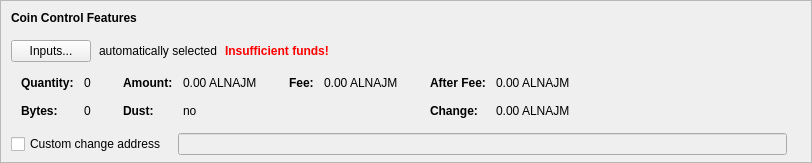
    <widget class="QFrame" name="frameCoinControl">
     <property name="sizePolicy">
      <sizepolicy hsizetype="Expanding" vsizetype="Expanding">
       <horstretch>0</horstretch>
       <verstretch>0</verstretch>
      </sizepolicy>
     </property>
     <property name="maximumSize">
      <size>
       <width>16777215</width>
       <height>16777215</height>
      </size>
     </property>
     <property name="frameShape">
      <enum>QFrame::StyledPanel</enum>
     </property>
     <property name="frameShadow">
      <enum>QFrame::Sunken</enum>
     </property>
     <layout class="QVBoxLayout" name="verticalLayoutCoinControl2">
      <property name="spacing">
       <number>0</number>
      </property>
      <property name="leftMargin">
       <number>0</number>
      </property>
      <property name="topMargin">
       <number>0</number>
      </property>
      <property name="rightMargin">
       <number>0</number>
      </property>
      <property name="bottomMargin">
       <number>6</number>
      </property>
      <item>
       <layout class="QVBoxLayout" name="verticalLayoutCoinControl" stretch="0,0,0,0,1">
        <property name="spacing">
         <number>0</number>
        </property>
        <property name="leftMargin">
         <number>10</number>
        </property>
        <property name="topMargin">
         <number>10</number>
        </property>
        <item>
         <layout class="QHBoxLayout" name="horizontalLayoutCoinControl1">
          <property name="bottomMargin">
           <number>15</number>
          </property>
          <item>
           <widget class="QLabel" name="labelCoinControlFeatures">
            <property name="sizePolicy">
             <sizepolicy hsizetype="Preferred" vsizetype="Maximum">
              <horstretch>0</horstretch>
              <verstretch>0</verstretch>
             </sizepolicy>
            </property>
            <property name="font">
             <font>
              <weight>75</weight>
              <bold>true</bold>
             </font>
            </property>
            <property name="styleSheet">
             <string notr="true">font-weight:bold;</string>
            </property>
            <property name="text">
             <string>Coin Control Features</string>
            </property>
           </widget>
          </item>
         </layout>
        </item>
        <item>
         <layout class="QHBoxLayout" name="horizontalLayoutCoinControl2" stretch="0,0,0,0">
          <property name="spacing">
           <number>8</number>
          </property>
          <property name="bottomMargin">
           <number>10</number>
          </property>
          <item>
           <widget class="QPushButton" name="pushButtonCoinControl">
            <property name="styleSheet">
             <string notr="true"/>
            </property>
            <property name="text">
             <string>Inputs...</string>
            </property>
            <property name="autoDefault">
             <bool>false</bool>
            </property>
           </widget>
          </item>
          <item>
           <widget class="QLabel" name="labelCoinControlAutomaticallySelected">
            <property name="text">
             <string>automatically selected</string>
            </property>
            <property name="margin">
             <number>5</number>
            </property>
           </widget>
          </item>
          <item>
           <widget class="QLabel" name="labelCoinControlInsuffFunds">
            <property name="font">
             <font>
              <weight>75</weight>
              <bold>true</bold>
             </font>
            </property>
            <property name="styleSheet">
             <string notr="true">color:red;font-weight:bold;</string>
            </property>
            <property name="text">
             <string>Insufficient funds!</string>
            </property>
            <property name="margin">
             <number>5</number>
            </property>
           </widget>
          </item>
          <item>
           <spacer name="horizontalSpacerCoinControl">
            <property name="orientation">
             <enum>Qt::Horizontal</enum>
            </property>
            <property name="sizeHint" stdset="0">
             <size>
              <width>40</width>
              <height>1</height>
             </size>
            </property>
           </spacer>
          </item>
         </layout>
        </item>
        <item>
         <widget class="QWidget" name="widgetCoinControl" native="true">
          <property name="sizePolicy">
           <sizepolicy hsizetype="Preferred" vsizetype="Preferred">
            <horstretch>0</horstretch>
            <verstretch>0</verstretch>
           </sizepolicy>
          </property>
          <property name="minimumSize">
           <size>
            <width>0</width>
            <height>0</height>
           </size>
          </property>
          <property name="styleSheet">
           <string notr="true"/>
          </property>
          <layout class="QHBoxLayout" name="horizontalLayoutCoinControl5">
           <property name="leftMargin">
            <number>0</number>
           </property>
           <property name="topMargin">
            <number>0</number>
           </property>
           <property name="rightMargin">
            <number>0</number>
           </property>
           <property name="bottomMargin">
            <number>0</number>
           </property>
           <item>
            <layout class="QHBoxLayout" name="horizontalLayoutCoinControl3" stretch="0,0,0,1">
             <property name="spacing">
              <number>20</number>
             </property>
             <property name="topMargin">
              <number>0</number>
             </property>
             <property name="bottomMargin">
              <number>10</number>
             </property>
             <item>
              <layout class="QFormLayout" name="formLayoutCoinControl1">
               <property name="horizontalSpacing">
                <number>10</number>
               </property>
               <property name="verticalSpacing">
                <number>14</number>
               </property>
               <property name="leftMargin">
                <number>10</number>
               </property>
               <property name="topMargin">
                <number>4</number>
               </property>
               <property name="rightMargin">
                <number>6</number>
               </property>
               <item row="0" column="0">
                <widget class="QLabel" name="labelCoinControlQuantityText">
                 <property name="font">
                  <font>
                   <weight>75</weight>
                   <bold>true</bold>
                  </font>
                 </property>
                 <property name="text">
                  <string>Quantity:</string>
                 </property>
                 <property name="margin">
                  <number>0</number>
                 </property>
                </widget>
               </item>
               <item row="0" column="1">
                <widget class="QLabel" name="labelCoinControlQuantity">
                 <property name="cursor">
                  <cursorShape>IBeamCursor</cursorShape>
                 </property>
                 <property name="contextMenuPolicy">
                  <enum>Qt::ActionsContextMenu</enum>
                 </property>
                 <property name="text">
                  <string notr="true">0</string>
                 </property>
                 <property name="margin">
                  <number>0</number>
                 </property>
                 <property name="textInteractionFlags">
                  <set>Qt::LinksAccessibleByMouse|Qt::TextSelectableByKeyboard|Qt::TextSelectableByMouse</set>
                 </property>
                </widget>
               </item>
               <item row="1" column="0">
                <widget class="QLabel" name="labelCoinControlBytesText">
                 <property name="font">
                  <font>
                   <weight>75</weight>
                   <bold>true</bold>
                  </font>
                 </property>
                 <property name="text">
                  <string>Bytes:</string>
                 </property>
                </widget>
               </item>
               <item row="1" column="1">
                <widget class="QLabel" name="labelCoinControlBytes">
                 <property name="cursor">
                  <cursorShape>IBeamCursor</cursorShape>
                 </property>
                 <property name="contextMenuPolicy">
                  <enum>Qt::ActionsContextMenu</enum>
                 </property>
                 <property name="text">
                  <string notr="true">0</string>
                 </property>
                 <property name="textInteractionFlags">
                  <set>Qt::LinksAccessibleByMouse|Qt::TextSelectableByKeyboard|Qt::TextSelectableByMouse</set>
                 </property>
                </widget>
               </item>
              </layout>
             </item>
             <item>
              <layout class="QFormLayout" name="formLayoutCoinControl2">
               <property name="horizontalSpacing">
                <number>10</number>
               </property>
               <property name="verticalSpacing">
                <number>14</number>
               </property>
               <property name="leftMargin">
                <number>6</number>
               </property>
               <property name="topMargin">
                <number>4</number>
               </property>
               <property name="rightMargin">
                <number>6</number>
               </property>
               <item row="0" column="0">
                <widget class="QLabel" name="labelCoinControlAmountText">
                 <property name="font">
                  <font>
                   <weight>75</weight>
                   <bold>true</bold>
                  </font>
                 </property>
                 <property name="text">
                  <string>Amount:</string>
                 </property>
                 <property name="margin">
                  <number>0</number>
                 </property>
                </widget>
               </item>
               <item row="0" column="1">
                <widget class="QLabel" name="labelCoinControlAmount">
                 <property name="cursor">
                  <cursorShape>IBeamCursor</cursorShape>
                 </property>
                 <property name="contextMenuPolicy">
                  <enum>Qt::ActionsContextMenu</enum>
                 </property>
                 <property name="text">
                  <string notr="true">0.00 ALNAJM</string>
                 </property>
                 <property name="textInteractionFlags">
                  <set>Qt::LinksAccessibleByMouse|Qt::TextSelectableByKeyboard|Qt::TextSelectableByMouse</set>
                 </property>
                </widget>
               </item>
               <item row="1" column="0">
                <widget class="QLabel" name="labelCoinControlLowOutputText">
                 <property name="font">
                  <font>
                   <weight>75</weight>
                   <bold>true</bold>
                  </font>
                 </property>
                 <property name="text">
                  <string>Dust:</string>
                 </property>
                </widget>
               </item>
               <item row="1" column="1">
                <widget class="QLabel" name="labelCoinControlLowOutput">
                 <property name="cursor">
                  <cursorShape>IBeamCursor</cursorShape>
                 </property>
                 <property name="contextMenuPolicy">
                  <enum>Qt::ActionsContextMenu</enum>
                 </property>
                 <property name="text">
                  <string notr="true">no</string>
                 </property>
                 <property name="textInteractionFlags">
                  <set>Qt::LinksAccessibleByMouse|Qt::TextSelectableByKeyboard|Qt::TextSelectableByMouse</set>
                 </property>
                </widget>
               </item>
              </layout>
             </item>
             <item>
              <layout class="QFormLayout" name="formLayoutCoinControl3">
               <property name="horizontalSpacing">
                <number>10</number>
               </property>
               <property name="verticalSpacing">
                <number>14</number>
               </property>
               <property name="leftMargin">
                <number>6</number>
               </property>
               <property name="topMargin">
                <number>4</number>
               </property>
               <property name="rightMargin">
                <number>6</number>
               </property>
               <item row="0" column="0">
                <widget class="QLabel" name="labelCoinControlFeeText">
                 <property name="font">
                  <font>
                   <weight>75</weight>
                   <bold>true</bold>
                  </font>
                 </property>
                 <property name="text">
                  <string>Fee:</string>
                 </property>
                 <property name="margin">
                  <number>0</number>
                 </property>
                </widget>
               </item>
               <item row="0" column="1">
                <widget class="QLabel" name="labelCoinControlFee">
                 <property name="cursor">
                  <cursorShape>IBeamCursor</cursorShape>
                 </property>
                 <property name="contextMenuPolicy">
                  <enum>Qt::ActionsContextMenu</enum>
                 </property>
                 <property name="text">
                  <string notr="true">0.00 ALNAJM</string>
                 </property>
                 <property name="textInteractionFlags">
                  <set>Qt::LinksAccessibleByMouse|Qt::TextSelectableByKeyboard|Qt::TextSelectableByMouse</set>
                 </property>
                </widget>
               </item>
              </layout>
             </item>
             <item>
              <layout class="QFormLayout" name="formLayoutCoinControl4">
               <property name="horizontalSpacing">
                <number>10</number>
               </property>
               <property name="verticalSpacing">
                <number>14</number>
               </property>
               <property name="leftMargin">
                <number>6</number>
               </property>
               <property name="topMargin">
                <number>4</number>
               </property>
               <property name="rightMargin">
                <number>6</number>
               </property>
               <item row="0" column="0">
                <widget class="QLabel" name="labelCoinControlAfterFeeText">
                 <property name="font">
                  <font>
                   <weight>75</weight>
                   <bold>true</bold>
                  </font>
                 </property>
                 <property name="text">
                  <string>After Fee:</string>
                 </property>
                 <property name="margin">
                  <number>0</number>
                 </property>
                </widget>
               </item>
               <item row="0" column="1">
                <widget class="QLabel" name="labelCoinControlAfterFee">
                 <property name="cursor">
                  <cursorShape>IBeamCursor</cursorShape>
                 </property>
                 <property name="contextMenuPolicy">
                  <enum>Qt::ActionsContextMenu</enum>
                 </property>
                 <property name="text">
                  <string notr="true">0.00 ALNAJM</string>
                 </property>
                 <property name="textInteractionFlags">
                  <set>Qt::LinksAccessibleByMouse|Qt::TextSelectableByKeyboard|Qt::TextSelectableByMouse</set>
                 </property>
                </widget>
               </item>
               <item row="1" column="0">
                <widget class="QLabel" name="labelCoinControlChangeText">
                 <property name="font">
                  <font>
                   <weight>75</weight>
                   <bold>true</bold>
                  </font>
                 </property>
                 <property name="text">
                  <string>Change:</string>
                 </property>
                </widget>
               </item>
               <item row="1" column="1">
                <widget class="QLabel" name="labelCoinControlChange">
                 <property name="cursor">
                  <cursorShape>IBeamCursor</cursorShape>
                 </property>
                 <property name="contextMenuPolicy">
                  <enum>Qt::ActionsContextMenu</enum>
                 </property>
                 <property name="text">
                  <string notr="true">0.00 ALNAJM</string>
                 </property>
                 <property name="textInteractionFlags">
                  <set>Qt::LinksAccessibleByMouse|Qt::TextSelectableByKeyboard|Qt::TextSelectableByMouse</set>
                 </property>
                </widget>
               </item>
              </layout>
             </item>
            </layout>
           </item>
          </layout>
         </widget>
        </item>
        <item>
         <layout class="QHBoxLayout" name="horizontalLayoutCoinControl4" stretch="0,0,0">
          <property name="spacing">
           <number>12</number>
          </property>
          <property name="sizeConstraint">
           <enum>QLayout::SetDefaultConstraint</enum>
          </property>
          <property name="topMargin">
           <number>5</number>
          </property>
          <property name="rightMargin">
           <number>5</number>
          </property>
          <item>
           <widget class="QCheckBox" name="checkBoxCoinControlChange">
            <property name="toolTip">
             <string>If this is activated, but the change address is empty or invalid, change will be sent to a newly generated address.</string>
            </property>
            <property name="text">
             <string>Custom change address</string>
            </property>
           </widget>
          </item>
          <item>
           <widget class="QValidatedLineEdit" name="lineEditCoinControlChange">
            <property name="enabled">
             <bool>false</bool>
            </property>
            <property name="sizePolicy">
             <sizepolicy hsizetype="Expanding" vsizetype="Fixed">
              <horstretch>0</horstretch>
              <verstretch>0</verstretch>
             </sizepolicy>
            </property>
           </widget>
          </item>
          <item>
           <widget class="QLabel" name="labelCoinControlChangeLabel">
            <property name="sizePolicy">
             <sizepolicy hsizetype="Preferred" vsizetype="Expanding">
              <horstretch>0</horstretch>
              <verstretch>0</verstretch>
             </sizepolicy>
            </property>
            <property name="minimumSize">
             <size>
              <width>0</width>
              <height>0</height>
             </size>
            </property>
            <property name="text">
             <string/>
            </property>
            <property name="margin">
             <number>3</number>
            </property>
           </widget>
          </item>
         </layout>
        </item>
        <item>
         <spacer name="verticalSpacerCoinControl">
          <property name="orientation">
           <enum>Qt::Vertical</enum>
          </property>
          <property name="sizeHint" stdset="0">
           <size>
            <width>800</width>
            <height>1</height>
           </size>
          </property>
         </spacer>
        </item>
       </layout>
      </item>
     </layout>
    </widget>
